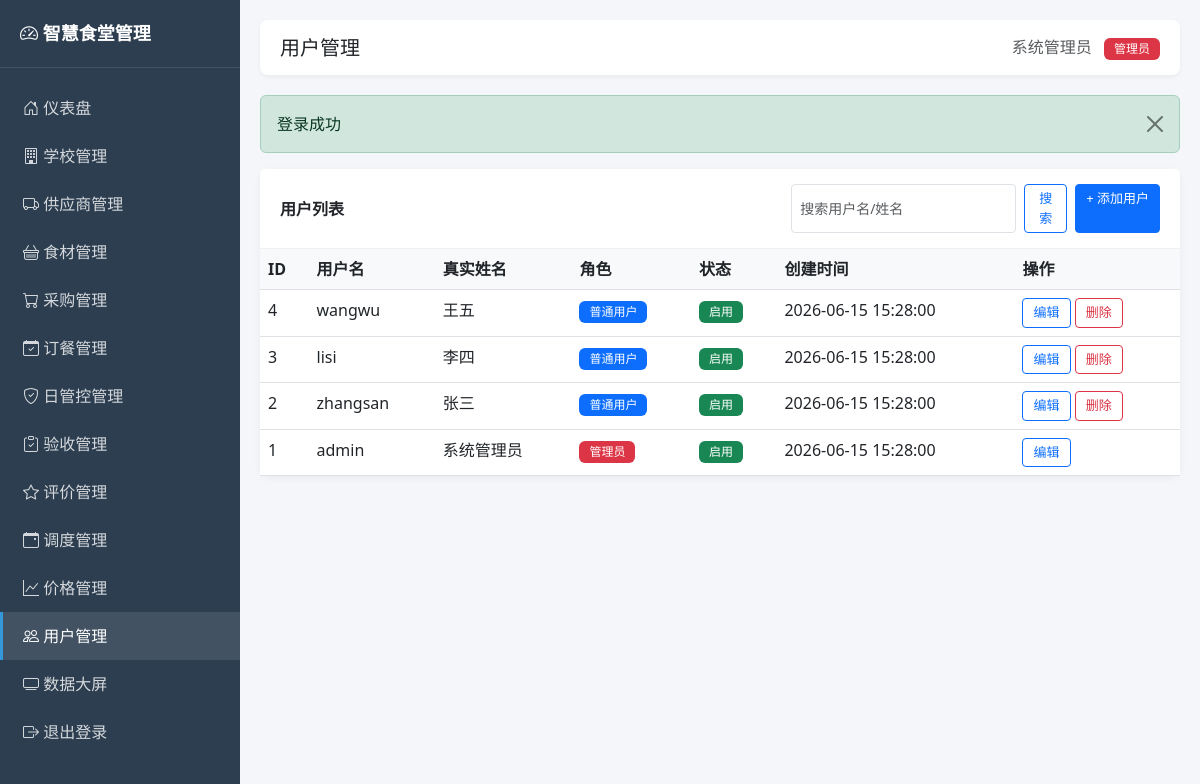
The page /admin/users.php (signed in) on the database its author committed.
### tables this page shows
CREATE TABLE users (
    id INT UNSIGNED AUTO_INCREMENT PRIMARY KEY COMMENT '用户ID',
    username VARCHAR(50) NOT NULL UNIQUE COMMENT '登录用户名',
    password VARCHAR(64) NOT NULL COMMENT 'MD5加密密码',
    real_name VARCHAR(50) NOT NULL COMMENT '真实姓名',
    role TINYINT UNSIGNED NOT NULL DEFAULT 1 COMMENT '角色：0管理员 1普通用户',
    status TINYINT UNSIGNED NOT NULL DEFAULT 1 COMMENT '状态：0禁用 1启用',
    created_at DATETIME DEFAULT CURRENT_TIMESTAMP COMMENT '创建时间',
    updated_at DATETIME DEFAULT CURRENT_TIMESTAMP ON UPDATE CURRENT_TIMESTAMP COMMENT '更新时间',
    INDEX idx_status (status)
);

### includes/auth.php (called while the page is built, shortened)
<?php
require_once __DIR__ . '/functions.php';
function isLoggedIn() {
    return isset($_SESSION['user_id']) && $_SESSION['user_id'] > 0;
}
function currentUser() {
    return queryOne("SELECT * FROM users WHERE id = ?", [$_SESSION['user_id']]);
}
function isAdmin() {
    $user = currentUser();
    return $user && $user['role'] == 0;
}
function requireAdmin() {
    if (!isAdmin()) {
        alert('权限不足', 'error');
        redirect('index.php');
    }
}

### includes/db.php (called while the page is built, shortened)
<?php
function getDB() {
    static $pdo = null;
    if ($pdo === null) {
        $dsn = "mysql:host=" . DB_HOST . ";port=" . DB_PORT . ";dbname=" . DB_NAME . ";charset=" . DB_CHARSET;
        $options = [
            PDO::ATTR_ERRMODE => PDO::ERRMODE_EXCEPTION,
            PDO::ATTR_DEFAULT_FETCH_MODE => PDO::FETCH_ASSOC,
            PDO::ATTR_EMULATE_PREPARES => false,
        ];
        try {
            $pdo = new PDO($dsn, DB_USER, DB_PASS, $options);
        } catch (PDOException $e) {
            die("数据库连接失败: " . $e->getMessage());
        }
    }
    return $pdo;
}
function queryAll($sql, $params = []) {
    $stmt = getDB()->prepare($sql);
    $stmt->execute($params);
    return $stmt->fetchAll();
}
function queryOne($sql, $params = []) {
    $stmt = getDB()->prepare($sql);
    $stmt->execute($params);
    $result = $stmt->fetch();
    return $result ?: null;
}

### includes/functions.php (called while the page is built, shortened)
<?php
require_once __DIR__ . '/db.php';
function e($text) {
    return htmlspecialchars($text ?? '', ENT_QUOTES, 'UTF-8');
}
function input($key, $default = null) {
    return $default;
}
function getFlash() {
    if (isset($_SESSION['flash_message'])) {
        $msg = $_SESSION['flash_message'];
        return $msg;
    }
    return null;
}
function paginate($total, $page = 1, $pageSize = 10) {
    $page = max(1, intval($page));
    $pageSize = max(1, min(100, intval($pageSize)));
    $totalPage = max(1, ceil($total / $pageSize));
    $page = min($page, $totalPage);
    $offset = ($page - 1) * $pageSize;
    return [
        'page' => $page,
        'pageSize' => $pageSize,
        'totalPage' => $totalPage,
        'offset' => $offset,
        'limit' => $pageSize
    ];
}

### admin/users.php (the view, shortened to what this page needs)
<?php
require_once __DIR__ . '/../includes/auth.php';
requireAdmin();
$pageTitle = '用户管理';
$activeMenu = 'users';
$action = input('action', 'list');
$id = intval(input('id', 0));
$editData = null;
$page = intval(input('page', 1));
$keyword = trim(input('keyword'));
$where = "WHERE 1=1";
$params = [];
$total = queryOne("SELECT COUNT(*) as c FROM users $where", $params)['c'];
$pager = paginate($total, $page, 10);
$list = queryAll("SELECT * FROM users $where ORDER BY id DESC LIMIT {$pager['limit']} OFFSET {$pager['offset']}", $params);
include 'header.php';
?>
<?php if ($action == 'add' || $action == 'edit'): ?>
<div class="card">
    <div class="card-header"><?php echo $action == 'edit' ? '编辑用户' : '添加用户'; ?></div>
    <div class="card-body">
        <form method="post" class="row g-3">
            <input type="hidden" name="id" value="<?php echo $id; ?>">
            <div class="col-md-6"><label class="form-label">用户名 *</label><input type="text" name="username" class="form-control" value="<?php echo e($editData['username'] ?? ''); ?>" required></div>
            <div class="col-md-6"><label class="form-label">密码 <?php echo $action == 'edit' ? '(留空不修改)' : '*'; ?></label><input type="password" name="password" class="form-control" <?php echo $action == 'add' ? 'required' : ''; ?>></div>
            <div class="col-md-6"><label class="form-label">真实姓名 *</label><input type="text" name="real_name" class="form-control" value="<?php echo e($editData['real_name'] ?? ''); ?>" required></div>
            <div class="col-md-3"><label class="form-label">角色</label>
                <select name="role" class="form-select">
                    <option value="0" <?php echo ($editData['role'] ?? 1) == 0 ? 'selected' : ''; ?>>管理员</option>
                    <option value="1" <?php echo ($editData['role'] ?? 1) == 1 ? 'selected' : ''; ?>>普通用户</option>
                </select>
            </div>
            <div class="col-md-3"><label class="form-label">状态</label>
                <select name="status" class="form-select">
                    <option value="1" <?php echo ($editData['status'] ?? 1) == 1 ? 'selected' : ''; ?>>启用</option>
                    <option value="0" <?php echo ($editData['status'] ?? 1) == 0 ? 'selected' : ''; ?>>禁用</option>
                </select>
            </div>
            <div class="col-12">
                <button type="submit" class="btn btn-primary">保存</button>
                <a href="users.php" class="btn btn-secondary">返回</a>
            </div>
        </form>
    </div>
</div>
<?php else: ?>
<div class="card">
    <div class="card-header d-flex justify-content-between align-items-center">
        <span>用户列表</span>
        <div class="d-flex gap-2">
            <form class="d-flex gap-2" method="get">
                <input type="text" name="keyword" class="form-control form-control-sm" placeholder="搜索用户名/姓名" value="<?php echo e($keyword); ?>">
                <button type="submit" class="btn btn-sm btn-outline-primary">搜索</button>
            </form>
            <a href="users.php?action=add" class="btn btn-sm btn-primary">+ 添加用户</a>
        </div>
    </div>
    <div class="card-body p-0">
        <table class="table table-hover mb-0">
            <thead><tr><th>ID</th><th>用户名</th><th>真实姓名</th><th>角色</th><th>状态</th><th>创建时间</th><th>操作</th></tr></thead>
            <tbody>
            <?php foreach ($list as $item): ?>
                <tr>
                    <td><?php echo $item['id']; ?></td>
                    <td><?php echo e($item['username']); ?></td>
                    <td><?php echo e($item['real_name']); ?></td>
                    <td><span class="badge bg-<?php echo $item['role'] == 0 ? 'danger' : 'primary'; ?>"><?php echo $item['role'] == 0 ? '管理员' : '普通用户'; ?></span></td>
                    <td><span class="badge bg-<?php echo $item['status'] ? 'success' : 'secondary'; ?>"><?php echo $item['status'] ? '启用' : '禁用'; ?></span></td>
                    <td><?php echo e($item['created_at']); ?></td>
                    <td>
                        <a href="users.php?action=edit&id=<?php echo $item['id']; ?>" class="btn btn-sm btn-outline-primary">编辑</a>
                        <?php if ($item['id'] != $_SESSION['user_id']): ?>
                        <a href="users.php?action=delete&id=<?php echo $item['id']; ?>" class="btn btn-sm btn-outline-danger btn-delete">删除</a>
                        <?php endif; ?>
                    </td>
                </tr>
            <?php endforeach; ?>
            </tbody>
        </table>
    </div>
</div>
<?php endif; ?>
<?php include 'footer.php'; ?>

### admin/header.php (shortened to what this page needs)
<?php
require_once __DIR__ . '/../includes/auth.php';
$user = currentUser();
?>
<!DOCTYPE html>
<html lang="zh-CN">
<head>
    <link href="https://cdn.jsdelivr.net/npm/bootstrap@5.3.0/dist/css/bootstrap.min.css" rel="stylesheet">
    <link rel="stylesheet" href="https://cdn.jsdelivr.net/npm/bootstrap-icons@1.10.0/font/bootstrap-icons.css">
</head>
<body>
<div class="sidebar">
    <div class="brand"><i class="bi bi-speedometer2"></i> 智慧食堂管理</div>
    <nav class="nav flex-column mt-3">
        <a class="nav-link <?php echo $activeMenu == 'dashboard' ? 'active' : ''; ?>" href="index.php"><i class="bi bi-house-door"></i> 仪表盘</a>
        <a class="nav-link <?php echo $activeMenu == 'schools' ? 'active' : ''; ?>" href="schools.php"><i class="bi bi-building"></i> 学校管理</a>
        <a class="nav-link <?php echo $activeMenu == 'suppliers' ? 'active' : ''; ?>" href="suppliers.php"><i class="bi bi-truck"></i> 供应商管理</a>
        <a class="nav-link <?php echo $activeMenu == 'ingredients' ? 'active' : ''; ?>" href="ingredients.php"><i class="bi bi-basket"></i> 食材管理</a>
        <a class="nav-link <?php echo $activeMenu == 'purchases' ? 'active' : ''; ?>" href="purchases.php"><i class="bi bi-cart"></i> 采购管理</a>
        <a class="nav-link <?php echo $activeMenu == 'orders' ? 'active' : ''; ?>" href="orders.php"><i class="bi bi-calendar-check"></i> 订餐管理</a>
        <a class="nav-link <?php echo $activeMenu == 'daily_controls' ? 'active' : ''; ?>" href="daily_controls.php"><i class="bi bi-shield-check"></i> 日管控管理</a>
        <a class="nav-link <?php echo $activeMenu == 'acceptances' ? 'active' : ''; ?>" href="acceptances.php"><i class="bi bi-clipboard-check"></i> 验收管理</a>
        <a class="nav-link <?php echo $activeMenu == 'evaluations' ? 'active' : ''; ?>" href="evaluations.php"><i class="bi bi-star"></i> 评价管理</a>
        <a class="nav-link <?php echo $activeMenu == 'dispatches' ? 'active' : ''; ?>" href="dispatches.php"><i class="bi bi-calendar-event"></i> 调度管理</a>
        <a class="nav-link <?php echo $activeMenu == 'prices' ? 'active' : ''; ?>" href="prices.php"><i class="bi bi-graph-up"></i> 价格管理</a>
        <?php if (isAdmin()): ?>
        <a class="nav-link <?php echo $activeMenu == 'users' ? 'active' : ''; ?>" href="users.php"><i class="bi bi-people"></i> 用户管理</a>
        <?php endif; ?>
        <a class="nav-link" href="../dashboard/index.php" target="_blank"><i class="bi bi-tv"></i> 数据大屏</a>
        <a class="nav-link" href="logout.php"><i class="bi bi-box-arrow-right"></i> 退出登录</a>
    </nav>
</div>
<div class="main-content">
    <div class="topbar">
        <h5 class="m-0"><?php echo isset($pageTitle) ? e($pageTitle) : '管理后台'; ?></h5>
        <div>
            <span class="text-muted"><?php echo e($user['real_name']); ?></span>
            <span class="badge bg-<?php echo $user['role'] == 0 ? 'danger' : 'primary'; ?> ms-2"><?php echo $user['role'] == 0 ? '管理员' : '普通用户'; ?></span>
        </div>
    </div>
    <?php $flash = getFlash(); if ($flash): ?>
    <div class="alert alert-<?php echo $flash['type'] == 'error' ? 'danger' : $flash['type']; ?> alert-dismissible fade show">
        <?php echo e($flash['message']); ?>
        <button type="button" class="btn-close" data-bs-dismiss="alert"></button>
    </div>
    <?php endif; ?>

### admin/header.php (style rules this page uses)
body { background-color: #f5f6fa; }
.sidebar { min-height: 100vh; background: #2c3e50; color: #fff; width: 240px; position: fixed; left: 0; top: 0; }
.sidebar .brand { padding: 20px; font-size: 18px; font-weight: bold; border-bottom: 1px solid rgba(255,255,255,0.1); }
.sidebar .nav-link { color: rgba(255,255,255,0.8); padding: 12px 20px; border-left: 3px solid transparent; }
.sidebar .nav-link:hover, .sidebar .nav-link.active { color: #fff; background: rgba(255,255,255,0.1); border-left-color: #3498db; }
.sidebar .nav-link i { width: 24px; }
.main-content { margin-left: 240px; padding: 20px; }
.topbar { background: #fff; padding: 15px 20px; border-radius: 8px; margin-bottom: 20px; box-shadow: 0 2px 4px rgba(0,0,0,0.05); display: flex; justify-content: space-between; align-items: center; }
.card { border: none; border-radius: 10px; box-shadow: 0 2px 8px rgba(0,0,0,0.05); }
.card-header { background: #fff; border-bottom: 1px solid #f0f0f0; font-weight: 600; padding: 15px 20px; }
.table th { background: #f8f9fa; font-weight: 600; }
.btn-sm { padding: 4px 10px; font-size: 13px; }
.badge { font-weight: 500; padding: 5px 10px; }

### rows shown on the page
users: real_name "系统管理员", id "1", username "admin", role "管理员", status "启用", created_at "2026-06-15 15:28:00"
users: id "4", username "wangwu", real_name "王五", role "普通用户", status "启用", created_at "2026-06-15 15:28:00"
users: id "3", username "lisi", real_name "李四", role "普通用户", status "启用", created_at "2026-06-15 15:28:00"
users: id "2", username "zhangsan", real_name "张三", role "普通用户", status "启用", created_at "2026-06-15 15:28:00"

### other values the page prints
$pageTitle "用户管理"
$flash['message'] "登录成功"
